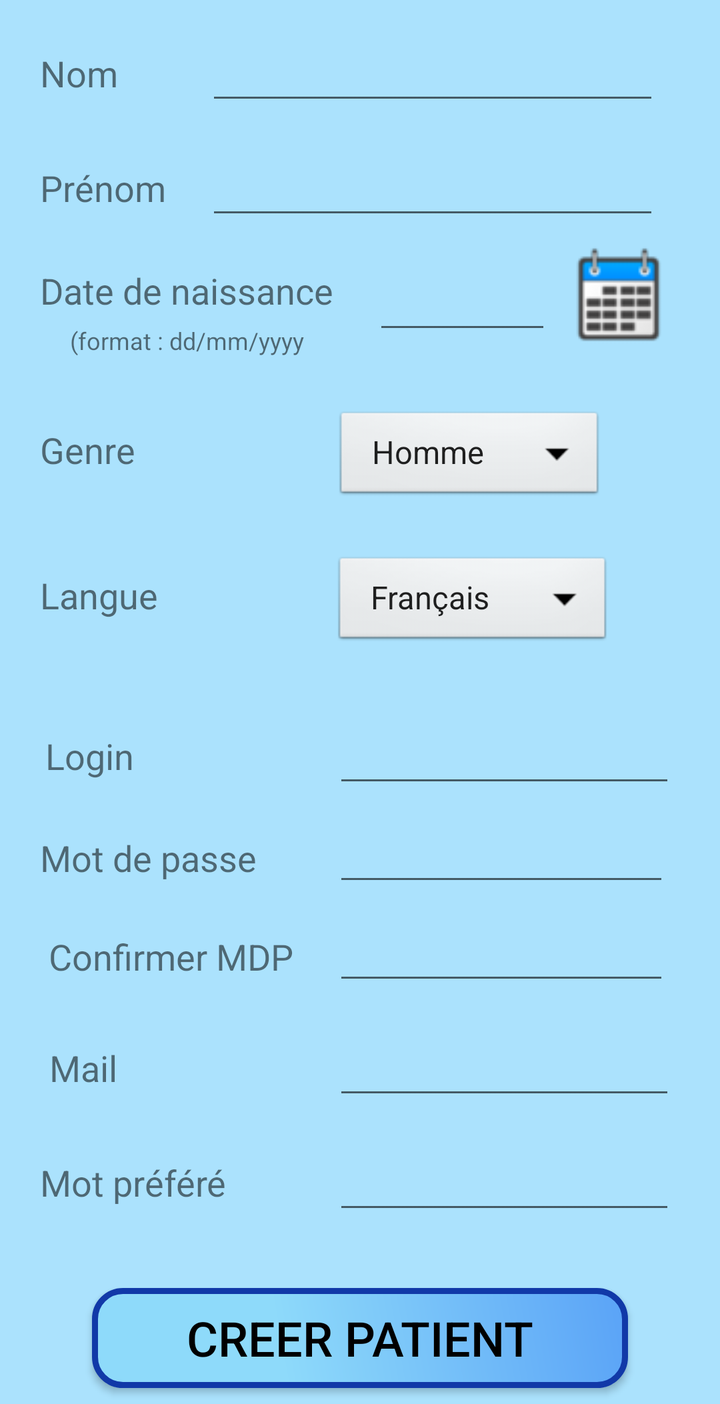
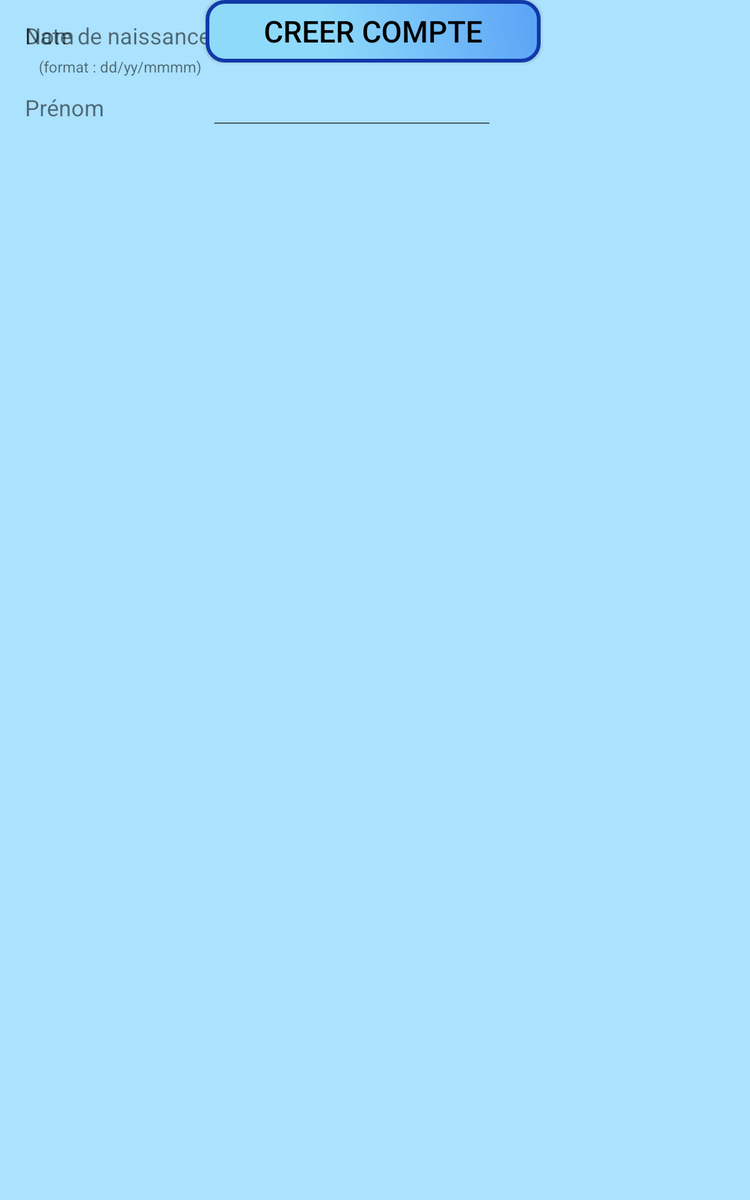

Two renders of one Android screen. The first uses the default layout on a phone; the second uses the alternative layout the repository ships for a different screen configuration, on a matching device. The two XML files are below.
<!-- AndroidManifest.xml: application theme AppTheme -->
<!-- res/layout/activity_create_patient.xml -->
<?xml version="1.0" encoding="utf-8"?>
<ScrollView xmlns:android="http://schemas.android.com/apk/res/android"
    xmlns:app="http://schemas.android.com/apk/res-auto"
    xmlns:tools="http://schemas.android.com/tools"
    android:layout_width="match_parent"
    android:layout_height="match_parent">

    <android.support.constraint.ConstraintLayout xmlns:app="http://schemas.android.com/apk/res-auto"
        xmlns:tools="http://schemas.android.com/tools"
        android:layout_width="match_parent"
        android:layout_height="match_parent"
        tools:context="ceri.m1ilsen.applicationprojetm1.ui.CreatePatientActivity"
        tools:layout_editor_absoluteY="81dp">

        <TextView
            android:id="@+id/lastName"
            android:layout_width="wrap_content"
            android:layout_height="31dp"
            android:paddingHorizontal="20dp"
            android:text="Nom"
            android:textSize="18sp"
            app:layout_constraintBaseline_toBaselineOf="@+id/lastNameField"
            app:layout_constraintEnd_toStartOf="@+id/lastNameField"
            app:layout_constraintHorizontal_bias="0.0"
            app:layout_constraintHorizontal_chainStyle="packed"
            app:layout_constraintStart_toStartOf="parent" />

        <EditText
            android:id="@+id/lastNameField"
            android:layout_width="wrap_content"
            android:layout_height="wrap_content"
            android:layout_marginTop="8dp"
            android:layout_marginBottom="8dp"
            android:ems="8"
            android:inputType="textPersonName"
            android:textSize="24sp"
            app:layout_constraintBottom_toTopOf="@+id/firstNameField"
            app:layout_constraintEnd_toEndOf="parent"
            app:layout_constraintHorizontal_bias="0.0"
            app:layout_constraintStart_toStartOf="@+id/firstNameField"
            app:layout_constraintTop_toTopOf="parent"
            app:layout_constraintVertical_bias="0.49" />

        <TextView
            android:id="@+id/firstName"
            android:layout_width="wrap_content"
            android:layout_height="wrap_content"
            android:paddingHorizontal="20dp"
            android:text="Prénom"
            android:textSize="18sp"
            app:layout_constraintBaseline_toBaselineOf="@+id/firstNameField"
            app:layout_constraintEnd_toStartOf="@+id/firstNameField"
            app:layout_constraintHorizontal_bias="0.0"
            app:layout_constraintHorizontal_chainStyle="packed"
            app:layout_constraintStart_toStartOf="parent" />

        <EditText
            android:id="@+id/firstNameField"
            android:layout_width="wrap_content"
            android:layout_height="wrap_content"
            android:layout_marginEnd="8dp"
            android:layout_marginRight="8dp"
            android:layout_marginBottom="8dp"
            android:ems="8"
            android:inputType="textPersonName"
            android:textSize="24sp"
            app:layout_constraintBottom_toTopOf="@+id/birthdayField"
            app:layout_constraintEnd_toEndOf="parent"
            app:layout_constraintHorizontal_bias="0.5"
            app:layout_constraintStart_toEndOf="@+id/firstName"
            app:layout_constraintTop_toBottomOf="@+id/lastNameField" />

        <TextView
            android:id="@+id/birthday"
            android:layout_width="wrap_content"
            android:layout_height="29dp"
            android:paddingHorizontal="20dp"
            android:text="Date de naissance"
            android:textSize="18sp"
            app:layout_constraintBottom_toBottomOf="@+id/birthdayField"
            app:layout_constraintEnd_toStartOf="@+id/birthdayField"
            app:layout_constraintHorizontal_bias="0.0"
            app:layout_constraintHorizontal_chainStyle="packed"
            app:layout_constraintStart_toStartOf="parent"
            app:layout_constraintTop_toTopOf="@+id/birthdayField" />

        <TextView
            android:id="@+id/format"
            android:layout_width="wrap_content"
            android:layout_height="39dp"
            android:layout_marginBottom="16dp"
            android:text="(format : dd/mm/yyyy"
            android:textSize="12sp"
            app:layout_constraintBottom_toTopOf="@+id/genreField"
            app:layout_constraintEnd_toEndOf="@+id/birthday"
            app:layout_constraintStart_toStartOf="@+id/birthday"
            app:layout_constraintTop_toBottomOf="@+id/birthday"
            app:layout_constraintVertical_bias="0.0" />

        <EditText
            android:id="@+id/birthdayField"
            android:layout_width="89dp"
            android:layout_height="wrap_content"
            android:layout_marginBottom="32dp"
            android:inputType="date"
            android:textSize="24sp"
            app:layout_constraintBottom_toTopOf="@+id/genreField"
            app:layout_constraintEnd_toStartOf="@+id/dateChooser"
            app:layout_constraintHorizontal_bias="0.5"
            app:layout_constraintStart_toEndOf="@+id/birthday" />

        <ImageButton
            android:id="@+id/dateChooser"
            android:layout_width="67dp"
            android:layout_height="50dp"
            android:background="@android:color/transparent"
            app:layout_constraintBottom_toBottomOf="@+id/birthdayField"
            app:layout_constraintEnd_toEndOf="parent"
            app:layout_constraintHorizontal_bias="0.5"
            app:layout_constraintStart_toEndOf="@+id/birthdayField"
            app:layout_constraintTop_toTopOf="@+id/birthdayField"
            app:srcCompat="@drawable/ic_calendar" />

        <TextView
            android:id="@+id/language"
            android:layout_width="121dp"
            android:layout_height="34dp"
            android:paddingHorizontal="20dp"
            android:text="Langue"
            android:textSize="18sp"
            app:layout_constraintBaseline_toBaselineOf="@+id/languageField"
            app:layout_constraintEnd_toStartOf="@+id/languageField"
            app:layout_constraintHorizontal_bias="0.0"
            app:layout_constraintHorizontal_chainStyle="packed"
            app:layout_constraintStart_toStartOf="parent" />

        <Spinner
            android:id="@+id/languageField"
            android:layout_width="wrap_content"
            android:layout_height="wrap_content"
            android:layout_marginBottom="24dp"
            android:background="@android:drawable/btn_dropdown"
            android:entries="@array/langues"
            app:layout_constraintBottom_toTopOf="@+id/loginField"
            app:layout_constraintEnd_toEndOf="parent"
            app:layout_constraintHorizontal_bias="0.0"
            app:layout_constraintStart_toStartOf="@+id/loginField" />

        <TextView
            android:id="@+id/favouriteWord"
            android:layout_width="wrap_content"
            android:layout_height="wrap_content"
            android:paddingHorizontal="20dp"
            android:text="Mot préféré"
            android:textSize="18sp"
            app:layout_constraintBaseline_toBaselineOf="@+id/favouriteWordField"
            app:layout_constraintEnd_toStartOf="@+id/favouriteWordField"
            app:layout_constraintHorizontal_bias="0.0"
            app:layout_constraintHorizontal_chainStyle="packed"
            app:layout_constraintStart_toStartOf="parent" />

        <EditText
            android:id="@+id/favouriteWordField"
            android:layout_width="171dp"
            android:layout_height="wrap_content"
            android:layout_marginBottom="32dp"
            android:ems="8"
            android:inputType="text"
            android:textSize="24sp"
            app:layout_constraintBottom_toTopOf="@+id/creerCompte"
            app:layout_constraintEnd_toEndOf="parent"
            app:layout_constraintHorizontal_bias="0.0"
            app:layout_constraintStart_toStartOf="@+id/mailField" />

        <TextView
            android:id="@+id/genre"
            android:layout_width="wrap_content"
            android:layout_height="wrap_content"
            android:paddingHorizontal="20dp"
            android:text="Genre"
            android:textSize="18sp"
            app:layout_constraintBaseline_toBaselineOf="@+id/genreField"
            app:layout_constraintEnd_toStartOf="@+id/genreField"
            app:layout_constraintHorizontal_bias="0.0"
            app:layout_constraintHorizontal_chainStyle="packed"
            app:layout_constraintStart_toStartOf="parent" />

        <Spinner
            android:id="@+id/genreField"
            android:layout_width="wrap_content"
            android:layout_height="wrap_content"
            android:layout_marginBottom="24dp"
            android:background="@android:drawable/btn_dropdown"
            android:entries="@array/genres"
            app:layout_constraintBottom_toTopOf="@+id/languageField"
            app:layout_constraintEnd_toEndOf="parent"
            app:layout_constraintHorizontal_bias="0.009"
            app:layout_constraintStart_toStartOf="@+id/languageField" />

        <TextView
            android:id="@+id/login"
            android:layout_width="wrap_content"
            android:layout_height="wrap_content"
            android:paddingHorizontal="20dp"
            android:text="Login"
            android:textSize="18sp"
            app:layout_constraintBaseline_toBaselineOf="@+id/loginField"
            app:layout_constraintEnd_toStartOf="@+id/loginField"
            app:layout_constraintHorizontal_bias="0.034"
            app:layout_constraintHorizontal_chainStyle="packed"
            app:layout_constraintStart_toStartOf="parent" />

        <EditText
            android:id="@+id/loginField"
            android:layout_width="171dp"
            android:layout_height="wrap_content"
            android:layout_marginBottom="8dp"
            android:ems="8"
            android:inputType="text"
            android:textSize="24sp"
            app:layout_constraintBottom_toTopOf="@+id/newPasswordField"
            app:layout_constraintEnd_toEndOf="parent"
            app:layout_constraintHorizontal_bias="0.0"
            app:layout_constraintStart_toStartOf="@+id/newPasswordField" />

        <TextView
            android:id="@+id/newPassword"
            android:layout_width="wrap_content"
            android:layout_height="wrap_content"
            android:paddingHorizontal="20dp"
            android:text="Mot de passe"
            android:textSize="18sp"
            app:layout_constraintBaseline_toBaselineOf="@+id/newPasswordField"
            app:layout_constraintEnd_toStartOf="@+id/newPasswordField"
            app:layout_constraintHorizontal_bias="0.0"
            app:layout_constraintHorizontal_chainStyle="packed"
            app:layout_constraintStart_toStartOf="parent" />

        <EditText
            android:id="@+id/newPasswordField"
            android:layout_width="wrap_content"
            android:layout_height="wrap_content"
            android:layout_marginBottom="8dp"
            android:ems="8"
            android:inputType="textPassword"
            app:layout_constraintBottom_toTopOf="@+id/confirmNewPasswordField"
            app:layout_constraintEnd_toEndOf="parent"
            app:layout_constraintHorizontal_bias="0.0"
            app:layout_constraintStart_toStartOf="@+id/confirmNewPasswordField" />

        <TextView
            android:id="@+id/confirmNewPassword"
            android:layout_width="wrap_content"
            android:layout_height="wrap_content"
            android:paddingHorizontal="20dp"
            android:text=" Confirmer MDP"
            android:textSize="18sp"
            app:layout_constraintBaseline_toBaselineOf="@+id/confirmNewPasswordField"
            app:layout_constraintEnd_toStartOf="@+id/confirmNewPasswordField"
            app:layout_constraintHorizontal_bias="0.0"
            app:layout_constraintHorizontal_chainStyle="packed"
            app:layout_constraintStart_toStartOf="parent" />

        <EditText
            android:id="@+id/confirmNewPasswordField"
            android:layout_width="wrap_content"
            android:layout_height="wrap_content"
            android:layout_marginBottom="8dp"
            android:ems="8"
            android:inputType="textPassword"
            app:layout_constraintBottom_toTopOf="@+id/mailField"
            app:layout_constraintEnd_toEndOf="parent"
            app:layout_constraintHorizontal_bias="0.5"
            app:layout_constraintStart_toEndOf="@+id/confirmNewPassword" />

        <TextView
            android:id="@+id/mail"
            android:layout_width="wrap_content"
            android:layout_height="wrap_content"
            android:paddingHorizontal="20dp"
            android:text="Mail"
            android:textSize="18sp"
            app:layout_constraintBaseline_toBaselineOf="@+id/mailField"
            app:layout_constraintEnd_toStartOf="@+id/mailField"
            app:layout_constraintHorizontal_bias="0.052"
            app:layout_constraintHorizontal_chainStyle="packed"
            app:layout_constraintStart_toStartOf="parent" />

        <EditText
            android:id="@+id/mailField"
            android:layout_width="171dp"
            android:layout_height="wrap_content"
            android:layout_marginBottom="8dp"
            android:ems="8"
            android:inputType="textEmailAddress"
            android:textSize="24sp"
            app:layout_constraintBottom_toTopOf="@+id/favouriteWordField"
            app:layout_constraintEnd_toEndOf="parent"
            app:layout_constraintHorizontal_bias="0.0"
            app:layout_constraintStart_toStartOf="@+id/confirmNewPasswordField" />

        <Button
            android:id="@+id/creerCompte"
            android:layout_width="268dp"
            android:layout_height="50dp"
            android:layout_marginStart="8dp"
            android:layout_marginLeft="8dp"
            android:layout_marginEnd="8dp"
            android:layout_marginRight="8dp"
            android:layout_marginBottom="8dp"
            android:background="@drawable/custom_list"
            android:onClick="creerCompte"
            android:text="CREER PATIENT"
            android:textColor="@android:color/black"
            android:textSize="24sp"
            app:layout_constraintBottom_toBottomOf="parent"
            app:layout_constraintEnd_toEndOf="parent"
            app:layout_constraintStart_toStartOf="parent" />

    </android.support.constraint.ConstraintLayout>
</ScrollView>
<!-- resources referenced by this layout -->
<resources>
  <string-array name="genres">
          <item>Homme</item>
          <item>Femme</item>
      </string-array>
  <string-array name="langues">
          <item>Français</item>
      </string-array>
  <!-- drawable custom_list (drawable) -->
  <?xml version="1.0" encoding="utf-8"?>
  <shape xmlns:android="http://schemas.android.com/apk/res/android" android:shape="rectangle" >
      <corners
          android:radius="14dp"
          />
      <gradient
          android:angle="45"
          android:centerX="35%"
          android:centerColor="#8EDAFA"
          android:startColor="#8EDAFA"
          android:endColor="#5AA3F7"
          android:type="linear"
          />
      <padding
          android:left="0dp"
          android:top="0dp"
          android:right="0dp"
          android:bottom="0dp"
          />
      <size
          android:width="270dp"
          android:height="60dp"
          />
      <stroke
          android:width="3dp"
          android:color="#1139A8"
          />
  </shape>
  <!-- drawable ic_calendar: png bitmap (drawable, 2374 bytes) -->
  <style name="AppTheme" parent="Theme.AppCompat.Light.DarkActionBar">
          
          <item name="colorPrimary">@color/colorPrimary</item>
          <item name="colorPrimaryDark">@color/colorPrimaryDark</item>
          <item name="colorAccent">@color/colorAccent</item>
          <item name="android:colorBackground">@color/background_material_light</item>
          <item name="android:textColorPrimaryInverse">@android:color/black</item>
      </style>
  <color name="colorPrimary">#4a9bf8</color>
  <color name="colorPrimaryDark">#4a9bf8</color>
  <color name="colorAccent">#4a9bf8</color>
  <color name="background_material_light">#abe2fd</color>
</resources>
<!-- res/layout-sw600dp/activity_create_patient.xml (the repository's variant of the layout above) -->
<!-- drawn on a 7-inch tablet held upright -->
<?xml version="1.0" encoding="utf-8"?>
<ScrollView xmlns:android="http://schemas.android.com/apk/res/android"
    xmlns:app="http://schemas.android.com/apk/res-auto"
    xmlns:tools="http://schemas.android.com/tools"
    android:layout_width="match_parent"
    android:layout_height="match_parent">

    <android.support.constraint.ConstraintLayout xmlns:app="http://schemas.android.com/apk/res-auto"
        xmlns:tools="http://schemas.android.com/tools"
        android:layout_width="match_parent"
        android:layout_height="match_parent"
        tools:context="ceri.m1ilsen.applicationprojetm1.ui.CreatePatientActivity"
        tools:layout_editor_absoluteY="81dp">

        <TextView
            android:id="@+id/lastName"
            android:layout_width="wrap_content"
            android:layout_height="31dp"
            android:paddingHorizontal="20dp"
            android:text="Nom"
            android:textSize="18sp"
            app:layout_constraintBaseline_toBaselineOf="@+id/lastNameField"
            app:layout_constraintEnd_toStartOf="@+id/lastNameField"
            app:layout_constraintHorizontal_bias="0.0"
            app:layout_constraintHorizontal_chainStyle="packed"
            app:layout_constraintStart_toStartOf="parent" />

        <EditText
            android:id="@+id/lastNameField"
            android:layout_width="wrap_content"
            android:layout_height="wrap_content"
            android:layout_marginBottom="8dp"
            android:ems="8"
            android:inputType="textPersonName"
            android:textSize="24sp"
            app:layout_constraintBottom_toTopOf="@+id/firstNameField"
            app:layout_constraintEnd_toEndOf="parent"
            app:layout_constraintHorizontal_bias="0.0"
            app:layout_constraintStart_toStartOf="@+id/firstNameField" />

        <TextView
            android:id="@+id/firstName"
            android:layout_width="wrap_content"
            android:layout_height="wrap_content"
            android:paddingHorizontal="20dp"
            android:text="Prénom"
            android:textSize="18sp"
            app:layout_constraintBaseline_toBaselineOf="@+id/firstNameField"
            app:layout_constraintEnd_toStartOf="@+id/firstNameField"
            app:layout_constraintHorizontal_bias="0.0"
            app:layout_constraintHorizontal_chainStyle="packed"
            app:layout_constraintStart_toStartOf="parent" />

        <EditText
            android:id="@+id/firstNameField"
            android:layout_width="wrap_content"
            android:layout_height="wrap_content"
            android:layout_marginEnd="8dp"
            android:layout_marginRight="8dp"
            android:ems="8"
            android:inputType="textPersonName"
            android:textSize="24sp"
            app:layout_constraintEnd_toEndOf="parent"
            app:layout_constraintHorizontal_bias="0.0"
            app:layout_constraintStart_toStartOf="@+id/loginField"
            tools:layout_editor_absoluteY="69dp" />

        <TextView
            android:id="@+id/birthday"
            android:layout_width="192dp"
            android:layout_height="29dp"
            android:paddingHorizontal="20dp"
            android:text="Date de naissance"
            android:textSize="18sp"
            app:layout_constraintBaseline_toBaselineOf="@+id/birthdayField"
            app:layout_constraintEnd_toStartOf="@+id/birthdayField"
            app:layout_constraintHorizontal_bias="0.0"
            app:layout_constraintHorizontal_chainStyle="packed"
            app:layout_constraintStart_toStartOf="parent" />

        <TextView
            android:id="@+id/format"
            android:layout_width="wrap_content"
            android:layout_height="39dp"
            android:layout_marginBottom="16dp"
            android:text="(format : dd/yy/mmmm)"
            android:textSize="12sp"
            app:layout_constraintBottom_toTopOf="@+id/genreField"
            app:layout_constraintEnd_toEndOf="@+id/birthday"
            app:layout_constraintStart_toStartOf="@+id/birthday"
            app:layout_constraintTop_toBottomOf="@+id/birthday"
            app:layout_constraintVertical_bias="0.0" />

        <EditText
            android:id="@+id/birthdayField"
            android:layout_width="100dp"
            android:layout_height="wrap_content"
            android:inputType="date"
            android:textSize="24sp"
            app:layout_constraintEnd_toStartOf="@+id/dateChooser"
            app:layout_constraintHorizontal_bias="0.5"
            app:layout_constraintStart_toEndOf="@+id/birthday"
            tools:layout_editor_absoluteY="130dp" />

        <ImageButton
            android:id="@+id/dateChooser"
            android:layout_width="67dp"
            android:layout_height="50dp"
            android:background="@android:color/transparent"
            app:layout_constraintEnd_toEndOf="parent"
            app:layout_constraintHorizontal_bias="0.5"
            app:layout_constraintStart_toEndOf="@+id/birthdayField"
            app:srcCompat="@drawable/ic_calendar"
            tools:layout_editor_absoluteY="132dp" />

        <TextView
            android:id="@+id/language"
            android:layout_width="121dp"
            android:layout_height="34dp"
            android:paddingHorizontal="20dp"
            android:text="Langue"
            android:textSize="18sp"
            app:layout_constraintBaseline_toBaselineOf="@+id/languageField"
            app:layout_constraintEnd_toStartOf="@+id/languageField"
            app:layout_constraintHorizontal_bias="0.0"
            app:layout_constraintHorizontal_chainStyle="packed"
            app:layout_constraintStart_toStartOf="parent" />

        <Spinner
            android:id="@+id/languageField"
            android:layout_width="wrap_content"
            android:layout_height="wrap_content"
            android:layout_marginBottom="24dp"
            android:background="@android:drawable/btn_dropdown"
            android:entries="@array/langues"
            app:layout_constraintBottom_toTopOf="@+id/loginField"
            app:layout_constraintEnd_toEndOf="parent"
            app:layout_constraintHorizontal_bias="0.0"
            app:layout_constraintStart_toStartOf="@+id/loginField" />

        <TextView
            android:id="@+id/favouriteWord"
            android:layout_width="wrap_content"
            android:layout_height="wrap_content"
            android:paddingHorizontal="20dp"
            android:text="Mot préféré"
            android:textSize="18sp"
            app:layout_constraintBaseline_toBaselineOf="@+id/favouriteWordField"
            app:layout_constraintEnd_toStartOf="@+id/favouriteWordField"
            app:layout_constraintHorizontal_bias="0.0"
            app:layout_constraintHorizontal_chainStyle="packed"
            app:layout_constraintStart_toStartOf="parent" />

        <EditText
            android:id="@+id/favouriteWordField"
            android:layout_width="wrap_content"
            android:layout_height="wrap_content"
            android:layout_marginBottom="24dp"
            android:ems="8"
            android:inputType="text"
            android:textSize="24sp"
            app:layout_constraintBottom_toTopOf="@+id/creerCompte"
            app:layout_constraintEnd_toEndOf="parent"
            app:layout_constraintHorizontal_bias="0.0"
            app:layout_constraintStart_toStartOf="@+id/mailField" />

        <TextView
            android:id="@+id/genre"
            android:layout_width="wrap_content"
            android:layout_height="wrap_content"
            android:paddingHorizontal="20dp"
            android:text="Genre"
            android:textSize="18sp"
            app:layout_constraintBaseline_toBaselineOf="@+id/genreField"
            app:layout_constraintEnd_toStartOf="@+id/genreField"
            app:layout_constraintHorizontal_bias="0.0"
            app:layout_constraintHorizontal_chainStyle="packed"
            app:layout_constraintStart_toStartOf="parent" />

        <Spinner
            android:id="@+id/genreField"
            android:layout_width="wrap_content"
            android:layout_height="wrap_content"
            android:layout_marginBottom="24dp"
            android:background="@android:drawable/btn_dropdown"
            android:entries="@array/genres"
            app:layout_constraintBottom_toTopOf="@+id/languageField"
            app:layout_constraintEnd_toEndOf="parent"
            app:layout_constraintHorizontal_bias="0.009"
            app:layout_constraintStart_toStartOf="@+id/languageField" />

        <TextView
            android:id="@+id/login"
            android:layout_width="wrap_content"
            android:layout_height="wrap_content"
            android:paddingHorizontal="20dp"
            android:text="Login"
            android:textSize="18sp"
            app:layout_constraintBaseline_toBaselineOf="@+id/loginField"
            app:layout_constraintEnd_toStartOf="@+id/loginField"
            app:layout_constraintHorizontal_bias="0.034"
            app:layout_constraintHorizontal_chainStyle="packed"
            app:layout_constraintStart_toStartOf="parent" />

        <EditText
            android:id="@+id/loginField"
            android:layout_width="wrap_content"
            android:layout_height="wrap_content"
            android:layout_marginBottom="8dp"
            android:ems="8"
            android:inputType="text"
            android:textSize="24sp"
            app:layout_constraintBottom_toTopOf="@+id/newPasswordField"
            app:layout_constraintEnd_toEndOf="parent"
            app:layout_constraintHorizontal_bias="0.0"
            app:layout_constraintStart_toStartOf="@+id/newPasswordField" />

        <TextView
            android:id="@+id/newPassword"
            android:layout_width="wrap_content"
            android:layout_height="wrap_content"
            android:paddingHorizontal="20dp"
            android:text="Mot de passe"
            android:textSize="18sp"
            app:layout_constraintBaseline_toBaselineOf="@+id/newPasswordField"
            app:layout_constraintEnd_toStartOf="@+id/newPasswordField"
            app:layout_constraintHorizontal_bias="0.0"
            app:layout_constraintHorizontal_chainStyle="packed"
            app:layout_constraintStart_toStartOf="parent" />

        <EditText
            android:id="@+id/newPasswordField"
            android:layout_width="wrap_content"
            android:layout_height="wrap_content"
            android:layout_marginBottom="8dp"
            android:ems="8"
            android:inputType="textPassword"
            app:layout_constraintBottom_toTopOf="@+id/confirmNewPasswordField"
            app:layout_constraintEnd_toEndOf="parent"
            app:layout_constraintHorizontal_bias="0.0"
            app:layout_constraintStart_toStartOf="@+id/confirmNewPasswordField" />

        <TextView
            android:id="@+id/confirmNewPassword"
            android:layout_width="wrap_content"
            android:layout_height="wrap_content"
            android:paddingHorizontal="20dp"
            android:text=" Confirmer MDP"
            android:textSize="18sp"
            app:layout_constraintBaseline_toBaselineOf="@+id/confirmNewPasswordField"
            app:layout_constraintEnd_toStartOf="@+id/confirmNewPasswordField"
            app:layout_constraintHorizontal_bias="0.0"
            app:layout_constraintHorizontal_chainStyle="packed"
            app:layout_constraintStart_toStartOf="parent" />

        <EditText
            android:id="@+id/confirmNewPasswordField"
            android:layout_width="wrap_content"
            android:layout_height="wrap_content"
            android:layout_marginBottom="8dp"
            android:ems="8"
            android:inputType="textPassword"
            app:layout_constraintBottom_toTopOf="@+id/mailField"
            app:layout_constraintEnd_toEndOf="parent"
            app:layout_constraintHorizontal_bias="0.5"
            app:layout_constraintStart_toEndOf="@+id/confirmNewPassword" />

        <TextView
            android:id="@+id/mail"
            android:layout_width="wrap_content"
            android:layout_height="wrap_content"
            android:paddingHorizontal="20dp"
            android:text="Mail"
            android:textSize="18sp"
            app:layout_constraintBaseline_toBaselineOf="@+id/mailField"
            app:layout_constraintEnd_toStartOf="@+id/mailField"
            app:layout_constraintHorizontal_bias="0.052"
            app:layout_constraintHorizontal_chainStyle="packed"
            app:layout_constraintStart_toStartOf="parent" />

        <EditText
            android:id="@+id/mailField"
            android:layout_width="wrap_content"
            android:layout_height="wrap_content"
            android:layout_marginBottom="8dp"
            android:ems="8"
            android:inputType="textEmailAddress"
            android:textSize="24sp"
            app:layout_constraintBottom_toTopOf="@+id/favouriteWordField"
            app:layout_constraintEnd_toEndOf="parent"
            app:layout_constraintHorizontal_bias="0.0"
            app:layout_constraintStart_toStartOf="@+id/confirmNewPasswordField" />

        <Button
            android:id="@+id/creerCompte"
            android:layout_width="268dp"
            android:layout_height="50dp"
            android:layout_marginStart="8dp"
            android:layout_marginLeft="8dp"
            android:layout_marginEnd="8dp"
            android:layout_marginRight="8dp"
            android:background="@drawable/custom_list"
            android:onClick="creerCompte"
            android:text="CREER COMPTE"
            android:textColor="@android:color/black"
            android:textSize="24sp"
            app:layout_constraintEnd_toEndOf="parent"
            app:layout_constraintHorizontal_bias="0.496"
            app:layout_constraintStart_toStartOf="parent"
            tools:layout_editor_absoluteY="670dp" />

    </android.support.constraint.ConstraintLayout>
</ScrollView>
